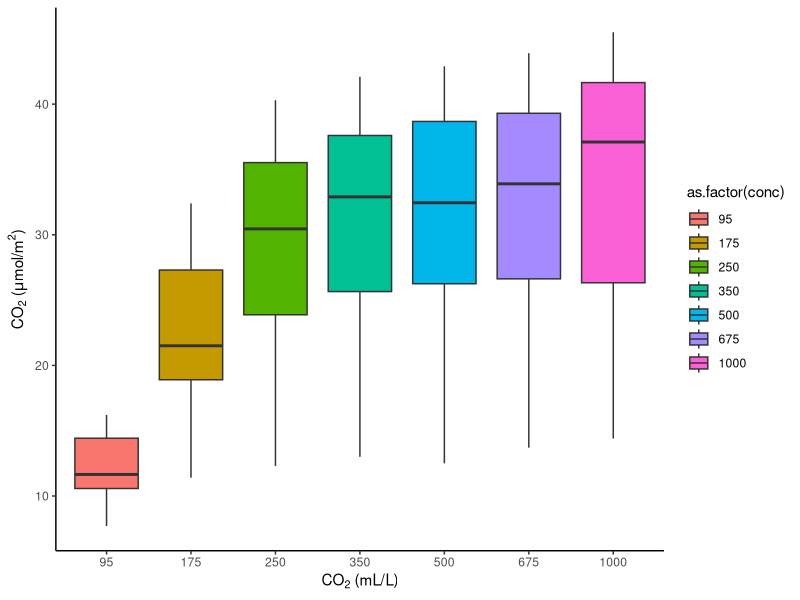
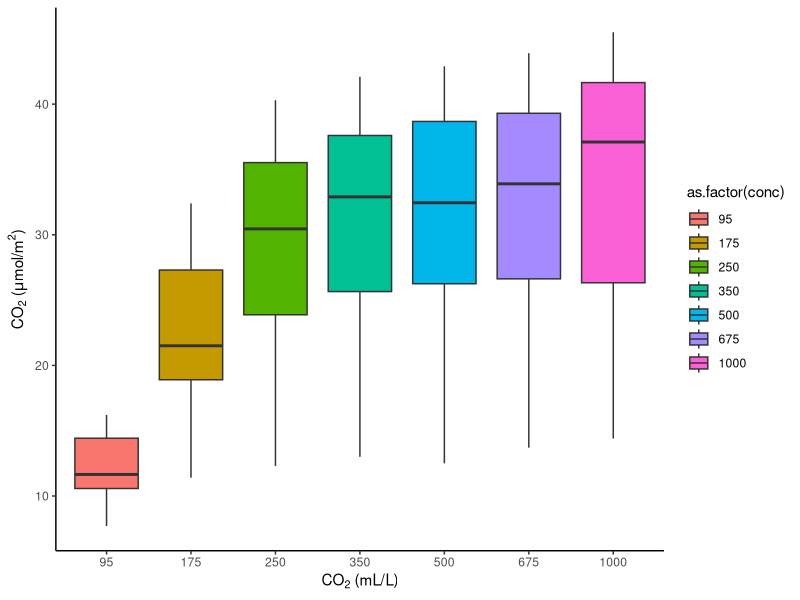

R code for these plots, in order:
#Paqueterías
library(ggplot2)


#Construcción de boxplot----

#Obtener datos
df_CO2 <- CO2

#Construcción con ggplot2
ggplot(df_CO2, aes(x = as.factor(conc), y = uptake, fill = as.factor(conc))) +
  geom_boxplot() +
  theme_classic() +
  labs(x = expression(paste("CO"[2], " (mL/L)")), 
       y = expression(paste("CO"[2]," (", mu, "mol/m"^2, ")")))


#Guardar gráfico
ggsave(filename = "PLOTS/ggplot_RCS.png", device = "png",
       width = 6, height = 3.5, units = "in", dpi = 450)


